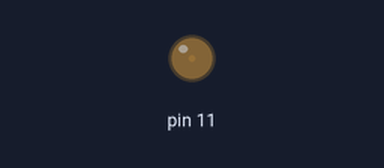
Recording of a sketch running on a simulated Arduino Uno, built with avr-gcc and run on an emulated ATmega328P. Shown: output pins drawn as LEDs (lit = HIGH).

Above: at 0.05 s.
At 2.25 s:
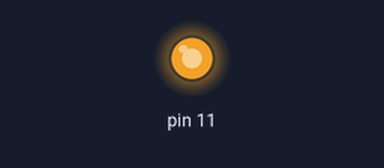
At 3.35 s:
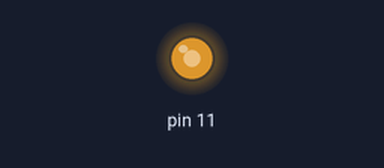
At 4.5 s:
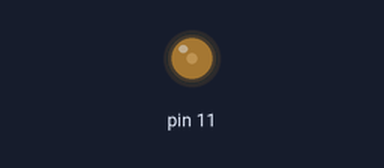
Timing chart, 0 to 6.6 s (numbered marks = the images above):
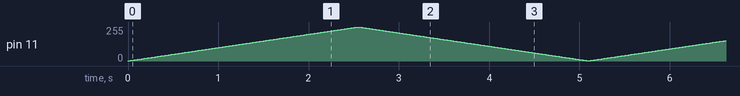

The sketch:

PWN.ino
```cpp
void setup()
{

  pinMode(11, OUTPUT);

}

void loop() {

  analogWrite(11, 0);

  for (int i = 1; i <=255 ;i++)

    {
      analogWrite(11, i);
      delay(10);
    }

  analogWrite(11, 255);

  for (int j = 255; j>1; j--)

    {

        analogWrite(11, j);
        delay(10);

    }
}
```
